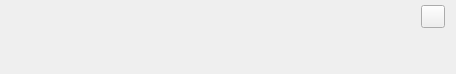
<?xml version="1.0" encoding="UTF-8"?>
<ui version="4.0">
 <class>NoticeWidgetClass</class>
 <widget class="QWidget" name="NoticeWidgetClass">
  <property name="geometry">
   <rect>
    <x>0</x>
    <y>0</y>
    <width>456</width>
    <height>74</height>
   </rect>
  </property>
  <layout class="QVBoxLayout" name="verticalLayout_2">
   <property name="margin">
    <number>0</number>
   </property>
   <item>
    <widget class="QFrame" name="frmFrame">
     <layout class="QVBoxLayout" name="verticalLayout">
      <property name="topMargin">
       <number>5</number>
      </property>
      <property name="bottomMargin">
       <number>5</number>
      </property>
      <item>
       <layout class="QHBoxLayout" name="horizontalLayout">
        <item>
         <widget class="QLabel" name="lblIcon">
          <property name="alignment">
           <set>Qt::AlignHCenter|Qt::AlignTop</set>
          </property>
         </widget>
        </item>
        <item>
         <widget class="CustomLabel" name="lblMessage">
          <property name="sizePolicy">
           <sizepolicy hsizetype="Expanding" vsizetype="Preferred">
            <horstretch>0</horstretch>
            <verstretch>0</verstretch>
           </sizepolicy>
          </property>
          <property name="wordWrap">
           <bool>true</bool>
          </property>
         </widget>
        </item>
        <item>
         <widget class="CloseButton" name="cbtClose"/>
        </item>
       </layout>
      </item>
      <item>
       <widget class="QWidget" name="wdtButtons" native="true">
        <layout class="QHBoxLayout" name="hltButtonsLayout">
         <property name="margin">
          <number>0</number>
         </property>
         <item>
          <spacer name="hspButtonsSpaser">
           <property name="orientation">
            <enum>Qt::Horizontal</enum>
           </property>
           <property name="sizeHint" stdset="0">
            <size>
             <width>445</width>
             <height>20</height>
            </size>
           </property>
          </spacer>
         </item>
        </layout>
       </widget>
      </item>
     </layout>
    </widget>
   </item>
  </layout>
 </widget>
 <layoutdefault spacing="6" margin="11"/>
 <customwidgets>
  <customwidget>
   <class>CloseButton</class>
   <extends>QToolButton</extends>
   <header location="global">utils/closebutton.h</header>
  </customwidget>
  <customwidget>
   <class>CustomLabel</class>
   <extends>QLabel</extends>
   <header location="global">utils/customlabel.h</header>
  </customwidget>
 </customwidgets>
 <resources/>
 <connections/>
</ui>
